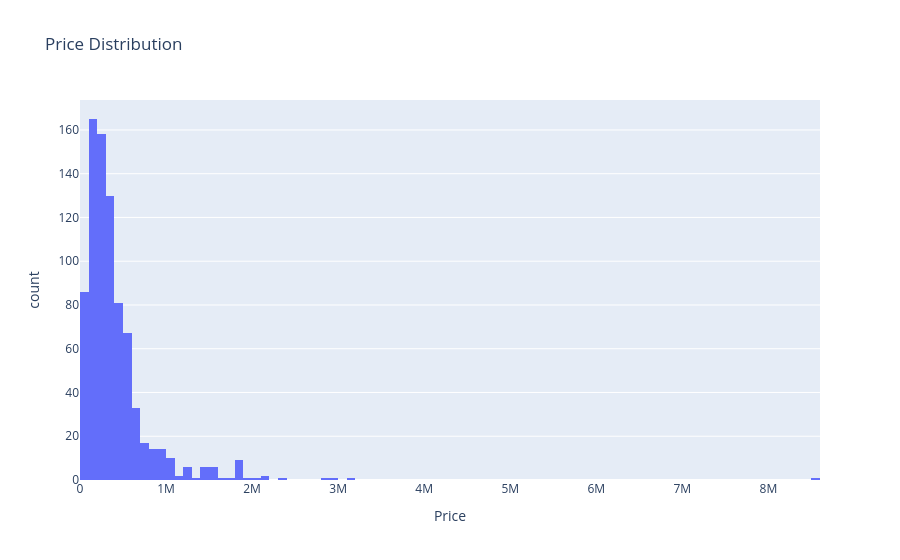

This figure's notebook cell:
### Code cell
fig = px.histogram(
    df,
    x="Price",
    title="Price Distribution"
)

fig.show()

### Figure 1 — Plotly figure (JSON) as saved in the notebook; plotly's stock layout.template omitted (floating-point values rounded to 4 significant figures; data arrays with more than 128 entries replaced by an {"elided": "..."} marker saying what was removed)
{"data": [{"bingroup": "x", "hovertemplate": "Price=%{x}<br>count=%{y}<extra></extra>", "legendgroup": "", "marker": {"color": "#636efa", "pattern": {"shape": ""}}, "name": "", "orientation": "v", "showlegend": false, "type": "histogram", "x": {"elided": "816 int values"}, "xaxis": "x", "yaxis": "y"}], "layout": {"barmode": "relative", "legend": {"tracegroupgap": 0}, "title": {"text": "Price Distribution"}, "xaxis": {"anchor": "y", "domain": [0, 1], "title": {"text": "Price"}}, "yaxis": {"anchor": "x", "domain": [0, 1], "title": {"text": "count"}}}}
